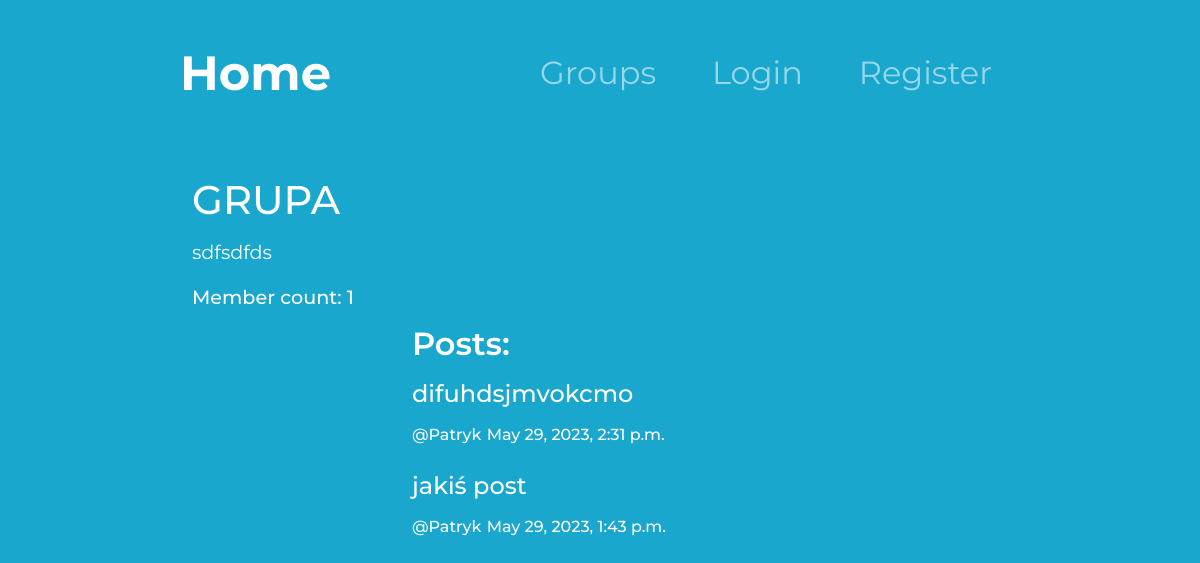
The app's page /grupy/posts/in/grupa, older data.
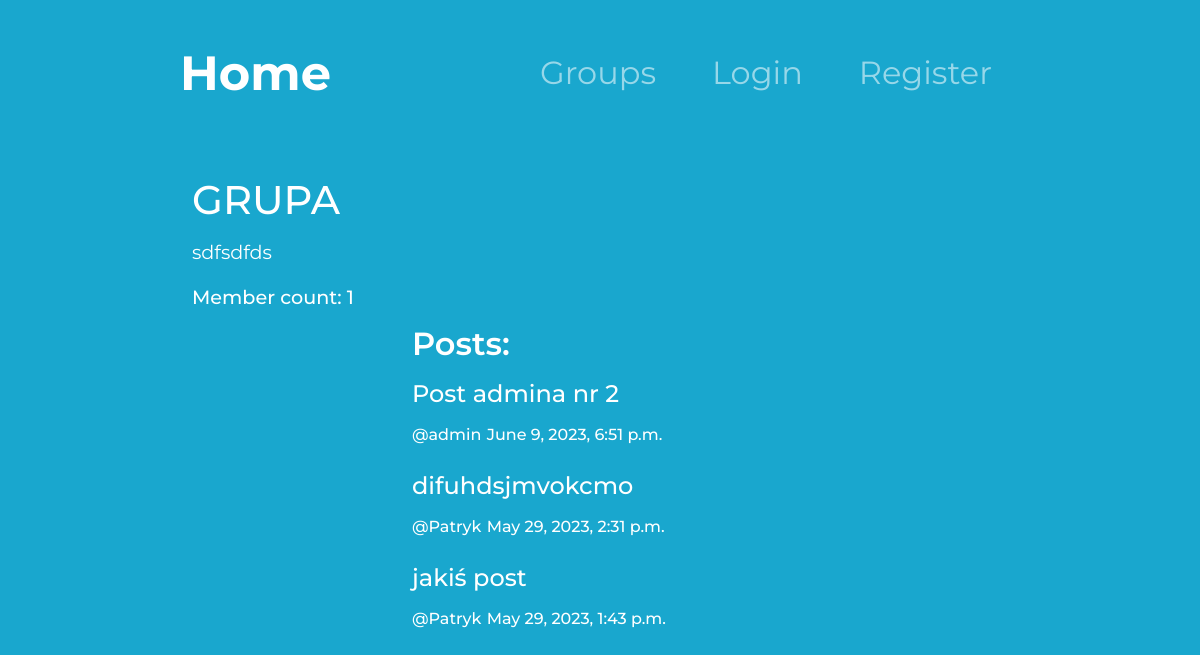
The same page, newer data.
### posty/models.py (models this page shows, shortened)
class Post(models.Model):
    user = models.ForeignKey(User, related_name='posts',
                             on_delete=models.CASCADE)
    created_at = models.DateTimeField(auto_now=True)
    message = models.TextField()
    message_html = models.TextField(editable=False)
    group = models.ForeignKey(
        Group, on_delete=models.CASCADE, related_name='posts')
    class Meta:
        ordering = ['-created_at']
        unique_together = ['user', 'message']

### grupy/views.py (the view)
# urls.py: path("posts/in/<slug>", SingleGroup.as_view(), name="single"),
class SingleGroup(DetailView):
    model = Group

### grupy/templates/grupy/group_detail.html (shortened to what this page needs)
{% extends 'grupy/group_base.html' %}
{% block pregroup %}
<div class="col-lg-4 col-md-12 grupy-opis">
    <h1 class="group-name">{{ group.name }}</h1>
    <div class="opis-2">
        {{ group.description_html|safe }}
    </div>
    <h2 class="grupy-heading">Member count: {{ group.members.count }}</h2>
</div>
{% endblock pregroup %}
{% block group_content %}
    <div class="col-lg-5 col-md-12 posty">
        {% if group.posts.count == 0 %}
        <h2 class="post-h">No posts yet.</h2>
        {% else %}
        <h2 class="post-h">Posts:</h2>
        {% for post in group.posts.all %}
        {% include 'posty/_post.html' with group=post.group hide_group_name=True %}
        {% endfor %}
        {% endif %}
    </div>
{% endblock group_content %}

### posty/templates/posty/_post.html (shortened to what this page needs)
<div>
  <h3 class="post-message">{{ post.message_html|safe }}</h3>
  <div class="post-info">
    <h5>
      <span>
        <a class="post-info" href="{% url 'posts:for_user' username=post.user.username %}">@{{post.user.username}}</a>
      </span>
      <time datetime="">
        <a class="post-info" href="{% url 'posts:single' username=post.user.username pk=post.pk %}">{{post.created_at}}</a>
      </time>
    </h5>
  </div>
</div>

Row changes from the older to the newer data that the page shows:
added Post: message_html "Post admina nr 2", user.username "admin", created_at "June 9, 2023, 6:51 p.m."
